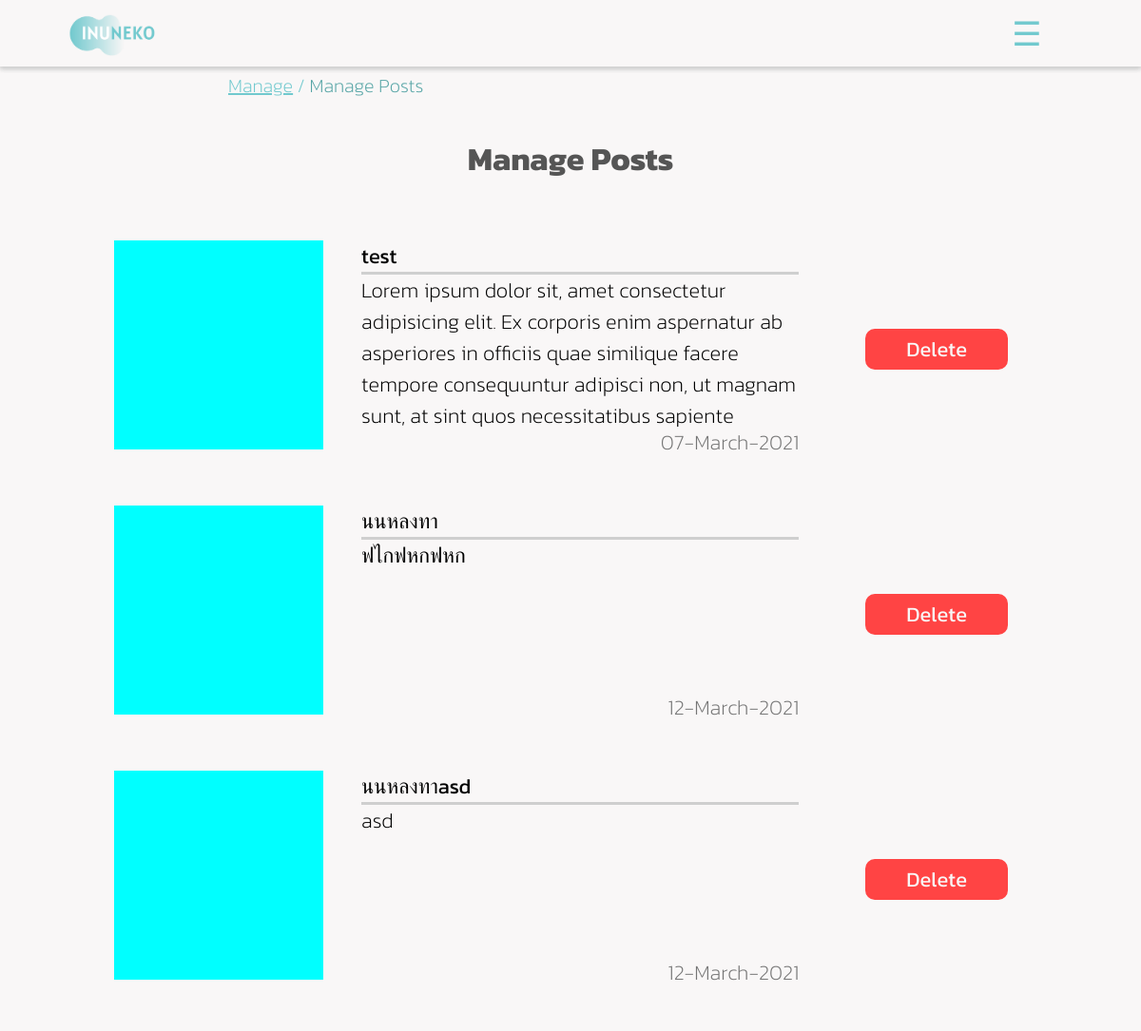
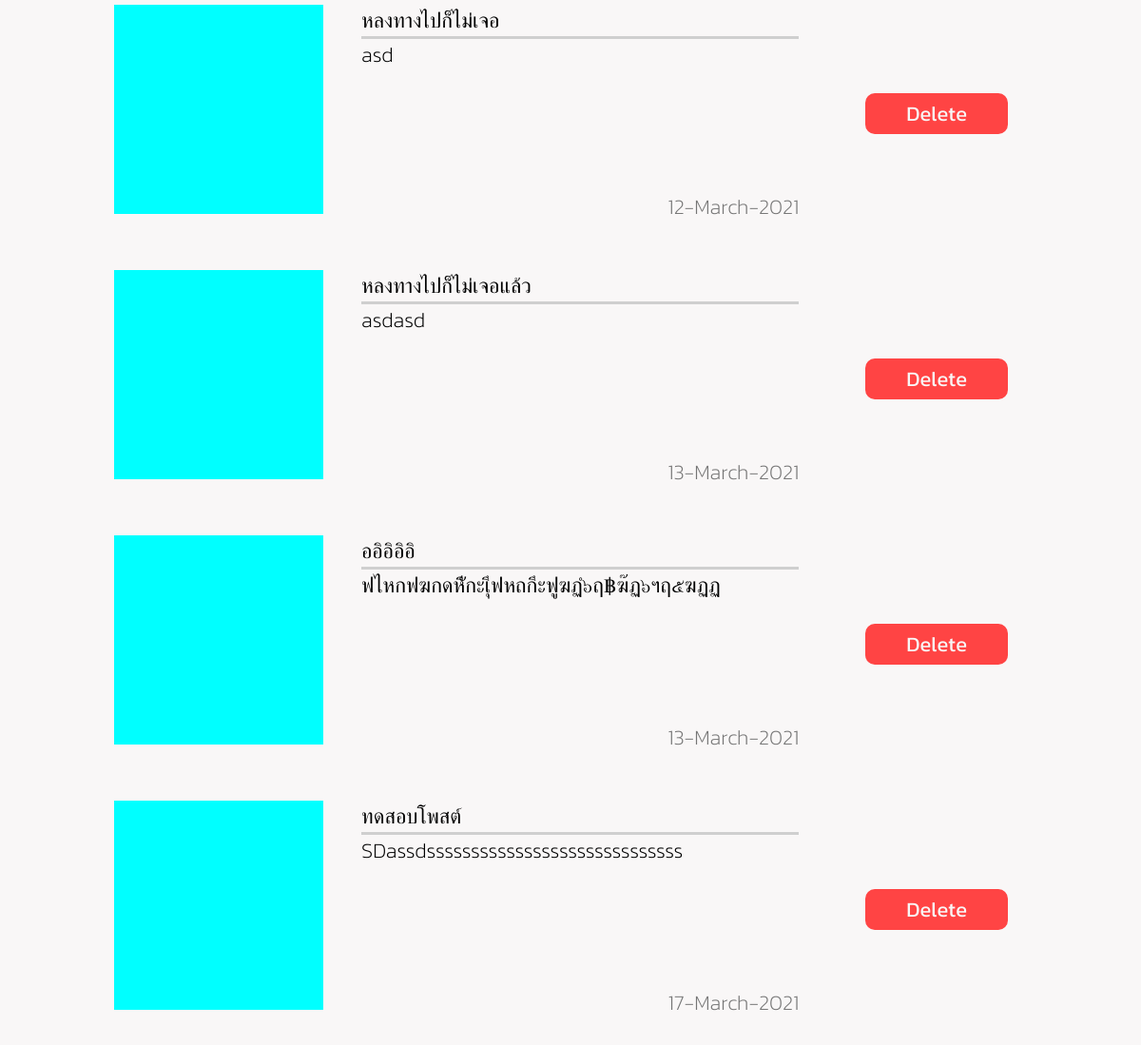
Page /managepost.php on the committed database (2 pictures, top to bottom).
### tables this page shows
CREATE TABLE `post` (
  `Post_ID` int(7) NOT NULL,
  `UserID` int(11) NOT NULL,
  `P_head` varchar(100) NOT NULL,
  `P_name` varchar(100) DEFAULT NULL,
  `Animal_ID` int(1) NOT NULL,
  `P_sex` varchar(10) NOT NULL,
  `P_age` int(3) NOT NULL,
  `P_breed` varchar(50) DEFAULT NULL,
  `P_district` varchar(100) NOT NULL,
  `P_province` varchar(100) NOT NULL,
  `P_detail` varchar(500) NOT NULL,
  `P_date` varchar(50) NOT NULL,
  `P_img1` varchar(100) NOT NULL,
  `P_img2` varchar(100) DEFAULT NULL,
  `P_img3` varchar(100) DEFAULT NULL,
  `FavCount` int(11) NOT NULL
);

### managepost.php (the view, shortened to what this page needs)
<?php
include('./backend/connectDB.php');
$sql = "SELECT * FROM post ORDER BY P_date ASC";
$qry = mysqli_query($conn, $sql);
?>
<!DOCTYPE html>
<html lang="en">
<head>
    <link rel="stylesheet" href="./css/style.css?<?php echo time(); ?>">
    <link rel="stylesheet" href="./css/home.css">
    <link rel="stylesheet" href="./css/mypost.css?<?php echo time(); ?>">
    <link rel="stylesheet" href="https://cdnjs.cloudflare.com/ajax/libs/font-awesome/4.7.0/css/font-awesome.min.css">
</head>
<body>
    <nav class="nav-bar">
        <div class="nav-ct">
            <div class="logo">
            </div>
            <div class="ham">
                <span class="hamBtn" style="font-size: 35px;" onclick="openNav()">&#9776;</span>
            </div>
        </div>
    </nav>
    <?php include('./nav.php'); ?>
    <div class="breadcrumb">
        <ul>
            <li><a href="./manage.php">Manage</a></li> /
            <li><a href="#" class="active">Manage Posts</a></li>
        </ul>
    </div>
    <div class="wrapper-mypost">
        <div class="header">
            <h2>Manage Posts</h2>
        </div>
        <div class="container">
        <?php while($rows = mysqli_fetch_assoc($qry)) : ?>
            <div class="all-box-post">
                <div class="col-img">
                    <div class="img-post" style="background-image: url(' ');"></div>
                </div>
                <div class="col-detail">
                    <div class="post-name">
                        <?php echo $rows['P_head'] ?>
                    </div>
                    <div class="post-detail">
                        <?php echo $rows['P_detail']?>
                    </div>
                    <div class="post-date">
                        <?php echo $rows['P_date']?>
                    </div>
                </div>
                <div class="col-control">
                    <div class="btn-group">
                        <button class="btnDel" onclick="window.location='' ">Delete</button>
                    </div>
                </div>
            </div>
            <?php endwhile ?>
        </div>
    </div>
</body>
</html>

### css/style.css (style rules this page uses)
* { padding: 0; margin: 0; box-sizing: border-box; font-family: 'Kanit', sans-serif; }
body { background-color: #F9F7F7; }
a { color: #71C9CE; }
.hamBtn { color: #71C9CE; font-size: 30px; transition: all .3s; -webkit-transition: all .3s; -moz-transition: all .3s; -ms-transition: all .3s; -o-transition: all .3s; z-index: 500; }
div.header { display: flex; width: 100%; justify-content: center; align-items: center; height: 16vh; margin-top:50px; z-index: 50; }
div.header h2 { font-size: 34px; color: #555; }
nav.nav-bar { position: fixed; top: 0; left: 0; width: 100%; height: 70px; background-color: #f9f7f7; box-shadow: 0 2px 5px #cfcfcf; z-index: 3000; }
nav div.nav-ct { display: flex; justify-content: space-between; }
nav.nav-bar .logo { width: 20%; height: 70px; display: flex; justify-content: center; align-items: center; }
nav div.ham { width: 20%; height: 70px; display: flex; justify-content: center; align-items: center; }
div.breadcrumb { position: fixed; top: 70px; left: 0; height: 40px; width: 100%; padding: 0 20%; display: flex; align-items: center; font-size: 20px; font-weight: 200; background-color: #f9f7f7; z-index: 2000; }
div.breadcrumb ul { list-style: none; color: #71C9CE; }
div.breadcrumb ul li { display: inline; }
.active { color: #55a4a5; text-decoration: none; cursor: none; }

### css/mypost.css (style rules this page uses)
div.container { font-size: 22px; padding-left: 10%; padding-right: 10%; font-weight: 500; background-color: #F9F7F7; font-weight: 200; padding-top: 25vh; }
div.header { position: fixed; background-color: #F9F7F7; }
div.all-box-post { display: flex; padding-bottom: 50px; width: 85vw; }
div.post-name { font-weight: 400; border-bottom: 3px solid #cfcfcf; }
div.img-post { width: 20%; height:10em; width: 10em; background-color: aqua; background-position: center; background-size: cover; }
div.col-detail { width: 50%; padding-left: 40px; }
div.post-detail { min-height: 160px; max-height: 160px; overflow: hidden; }
div.col-control { width: 30%; display: flex; justify-content: center; align-items: center; }
div.post-date { color: #757575; float: right; }
div.btn-group { display: flex; justify-content: center; align-items: center; font-size: 22px; }
div.btn-group button { font-size: 22px; margin-right: 10px; border: none; width: 150px; padding: 5px 0; border-radius: 10px; -webkit-border-radius: 10px; -moz-border-radius: 10px; -ms-border-radius: 10px; -o-border-radius: 10px; }
.btnDel { color: #F9F7F7; background-color: #ff4444; }

### rows in the picture
post: P_head "test", P_detail "Lorem ipsum dolor sit, amet consectetur adipisicing elit. Ex corporis enim aspernatur ab asperiores in officiis quae similique facere tempore consequuntur adipisci non, ut magnam sunt, at sint quos necessitatibus sapiente…", P_date "07-March-2021"
post: P_head "นนหลงทา", P_detail "ฟไกฟหกฟหก", P_date "12-March-2021"
post: P_head "นนหลงทาasd", P_detail "asd", P_date "12-March-2021"
post: P_head "หลงทางไปก็ไม่เจอ", P_detail "asd", P_date "12-March-2021"
post: P_head "หลงทางไปก็ไม่เจอแล้ว", P_detail "asdasd", P_date "13-March-2021"
post: P_head "ออิอิอิอิ", P_detail "ฟไหกฟฆกดหัีกะเุึฟหถกึะฟูฆฏํ๖ฤ฿ฆ๊ฏ๖ฯฤ๕ฆฏฏ", P_date "13-March-2021"
post: P_head "ทดสอบโพสต์", P_detail "SDassdsssssssssssssssssssssssssssss", P_date "17-March-2021"
